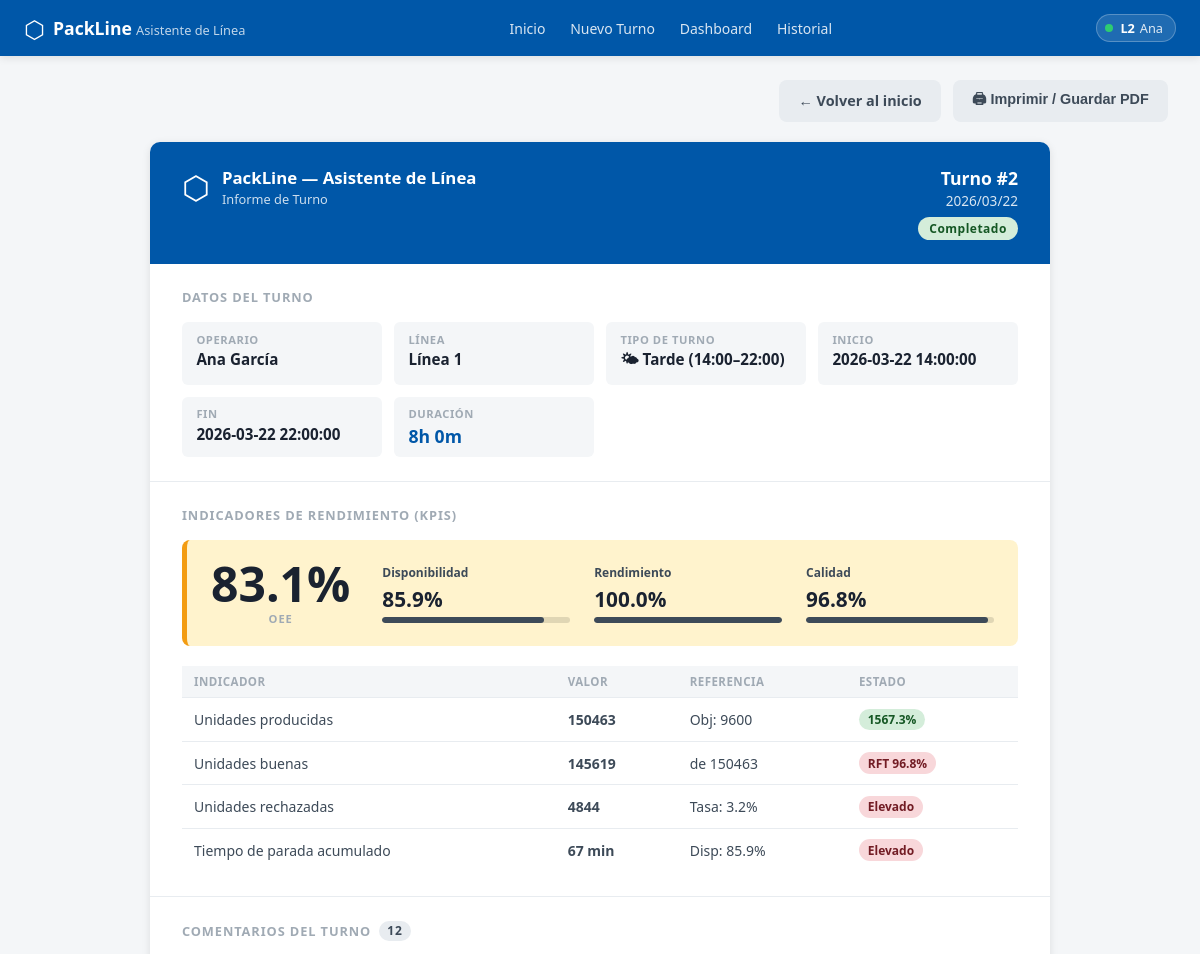
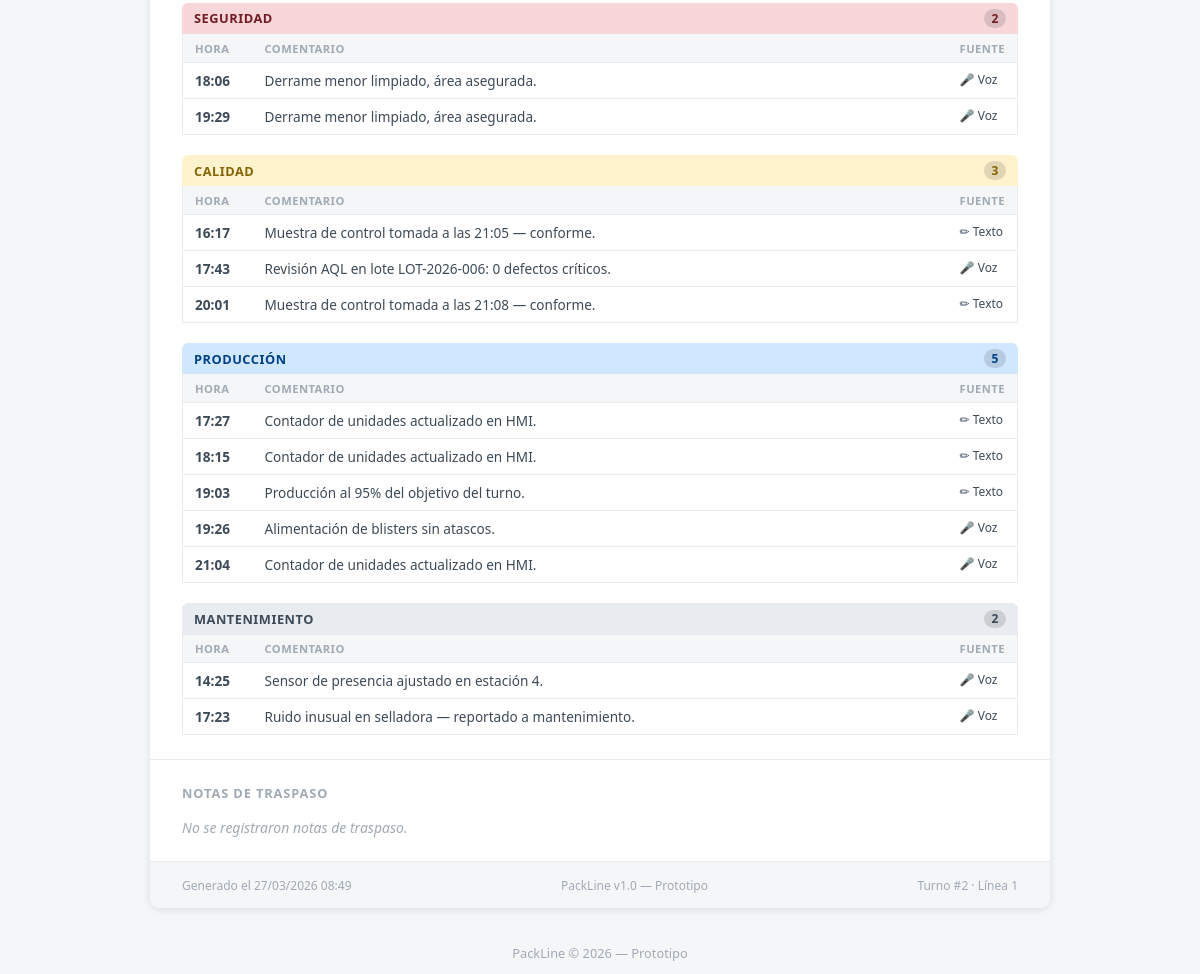
Page /shift/2/summary on the committed database (2 pictures, top to bottom).
### tables this page shows
CREATE TABLE shifts (
                id             INTEGER PRIMARY KEY AUTOINCREMENT,
                operator_id    INTEGER NOT NULL REFERENCES operators(id) ON DELETE RESTRICT,
                line_number    INTEGER NOT NULL CHECK(line_number BETWEEN 1 AND 20),
                start_time     TEXT NOT NULL DEFAULT (datetime('now')),
                end_time       TEXT,
                status         TEXT NOT NULL DEFAULT 'active'
                               CHECK(status IN ('active','completed','interrupted')),
                shift_type     TEXT NOT NULL DEFAULT 'morning'
                               CHECK(shift_type IN ('morning','afternoon','night')),
                handover_notes TEXT,
                created_at     TEXT NOT NULL DEFAULT (datetime('now'))
            );

CREATE TABLE operators (
                id           INTEGER PRIMARY KEY AUTOINCREMENT,
                name         TEXT NOT NULL,
                role         TEXT NOT NULL DEFAULT 'operator'
                             CHECK(role IN ('operator','supervisor','quality','maintenance')),
                badge_number TEXT NOT NULL UNIQUE,
                created_at   TEXT NOT NULL DEFAULT (datetime('now'))
            );

CREATE TABLE comments (
                id          INTEGER PRIMARY KEY AUTOINCREMENT,
                shift_id    INTEGER NOT NULL REFERENCES shifts(id) ON DELETE CASCADE,
                operator_id INTEGER NOT NULL REFERENCES operators(id) ON DELETE RESTRICT,
                text        TEXT NOT NULL CHECK(length(text) > 0 AND length(text) <= 2000),
                timestamp   TEXT NOT NULL DEFAULT (datetime('now')),
                category    TEXT NOT NULL DEFAULT 'production'
                            CHECK(category IN ('safety','quality','production','maintenance')),
                source      TEXT NOT NULL DEFAULT 'voice'
                            CHECK(source IN ('voice','manual'))
            );

### routes/views.py (the view)
@bp.get("/shift/<int:shift_id>/summary")
def shift_summary_view(shift_id: int):
    shift = get_shift_by_id(shift_id)
    if not shift:
        abort(404)
    comments = get_comments_by_shift(shift_id)
    kpi = calculate_oee(shift_id)
    by_category: dict = {}
    for c in comments:
        by_category.setdefault(c["category"], []).append(c)
    from datetime import datetime, timezone
    start_dt = datetime.fromisoformat(shift["start_time"])
    if shift["end_time"]:
        end_dt = datetime.fromisoformat(shift["end_time"])
    else:
        end_dt = datetime.now(timezone.utc).replace(tzinfo=None)
    duration_min = int((end_dt - start_dt).total_seconds() / 60)
    duration_h = duration_min // 60
    duration_m = duration_min % 60
    generation_date = datetime.now().strftime("%d/%m/%Y %H:%M")
    return render_template(
        "shift/summary.html",
        shift=shift,
        kpi=kpi,
        comments=comments,
        by_category=by_category,
        duration_h=duration_h,
        duration_m=duration_m,
        generation_date=generation_date,
    )

### templates/shift/summary.html (shortened to what this page needs)
{% extends "base.html" %}
{% block content %}
<div class="no-print" style="display:flex; gap:0.75rem; justify-content:flex-end; margin-bottom:1.25rem; flex-wrap:wrap;">
  <a href="{{ url_for('views.index') }}" class="btn btn--secondary">← Volver al inicio</a>
  <button class="btn btn--secondary" onclick="window.print()">🖨 Imprimir / Guardar PDF</button>
</div>
<div class="report" id="shift-report">
  <div class="report-header">
    <div class="report-header__brand">
      <span class="report-header__logo">⬡</span>
      <div>
        <div class="report-header__company">PackLine — Asistente de Línea</div>
        <div class="report-header__subtitle">Informe de Turno</div>
      </div>
    </div>
    <div class="report-header__meta">
      <div class="report-header__id">Turno #{{ shift.id }}</div>
      <div class="report-header__date">{{ shift.start_time[:10] | replace('-', '/') }}</div>
      <div class="report-header__status
        {% if shift.status == 'completed' %}report-header__status--ok
        {% elif shift.status == 'interrupted' %}report-header__status--warn
        {% else %}report-header__status--active{% endif %}">
        {% if shift.status == 'completed' %}Completado
        {% elif shift.status == 'interrupted' %}Interrumpido
        {% else %}Activo{% endif %}
      </div>
    </div>
  </div>
  <section class="report-section">
    <h2 class="report-section__title">Datos del Turno</h2>
    <div class="report-info-grid">
      <div class="report-info-item">
        <span class="report-info-item__label">Operario</span>
        <span class="report-info-item__value">{{ shift.operator_name }}</span>
      </div>
      <div class="report-info-item">
        <span class="report-info-item__label">Línea</span>
        <span class="report-info-item__value">Línea {{ shift.line_number }}</span>
      </div>
      <div class="report-info-item">
        <span class="report-info-item__label">Tipo de turno</span>
        <span class="report-info-item__value">
          {% if shift.shift_type == 'morning' %}☀ Mañana (06:00–14:00)
          {% elif shift.shift_type == 'afternoon' %}🌤 Tarde (14:00–22:00)
          {% else %}🌙 Noche (22:00–06:00){% endif %}
        </span>
      </div>
      <div class="report-info-item">
        <span class="report-info-item__label">Inicio</span>
        <span class="report-info-item__value">{{ shift.start_time | replace('T',' ') }}</span>
      </div>
      <div class="report-info-item">
        <span class="report-info-item__label">Fin</span>
        <span class="report-info-item__value">
          {{ shift.end_time | replace('T',' ') if shift.end_time else '—' }}
        </span>
      </div>
      <div class="report-info-item">
        <span class="report-info-item__label">Duración</span>
        <span class="report-info-item__value report-info-item__value--highlight">
          {{ duration_h }}h {{ duration_m }}m
        </span>
      </div>
    </div>
  </section>
  <section class="report-section">
    <h2 class="report-section__title">Indicadores de Rendimiento (KPIs)</h2>
    <div class="report-oee-banner
      {% if kpi.oee >= 85 %}report-oee-banner--good
      {% elif kpi.oee >= 60 %}report-oee-banner--warn
      {% else %}report-oee-banner--bad{% endif %}">
      <div class="report-oee-banner__main">
        <span class="report-oee-banner__value">{{ kpi.oee }}%</span>
        <span class="report-oee-banner__label">OEE</span>
      </div>
      <div class="report-oee-banner__breakdown">
        <div class="report-oee-factor">
          <span class="report-oee-factor__name">Disponibilidad</span>
          <span class="report-oee-factor__value">{{ kpi.availability }}%</span>
          <div class="report-oee-factor__bar">
            {% set w = kpi.availability if kpi.availability <= 100 else 100 %}
            <div style="width:{{ w }}%"></div>
          </div>
        </div>
        <div class="report-oee-factor">
          <span class="report-oee-factor__name">Rendimiento</span>
          <span class="report-oee-factor__value">{{ kpi.performance }}%</span>
          <div class="report-oee-factor__bar">
            {% set w = kpi.performance if kpi.performance <= 100 else 100 %}
            <div style="width:{{ w }}%"></div>
          </div>
        </div>
        <div class="report-oee-factor">
          <span class="report-oee-factor__name">Calidad</span>
          <span class="report-oee-factor__value">{{ kpi.quality }}%</span>
          <div class="report-oee-factor__bar">
            {% set w = kpi.quality if kpi.quality <= 100 else 100 %}
            <div style="width:{{ w }}%"></div>
          </div>
        </div>
      </div>
    </div>
    <table class="report-kpi-table">
      <thead>
        <tr>
          <th>Indicador</th>
          <th>Valor</th>
          <th>Referencia</th>
          <th>Estado</th>
        </tr>
      </thead>
      <tbody>
        <tr>
          <td>Unidades producidas</td>
          <td><strong>{{ kpi.total_units_produced | int }}</strong></td>
          <td>Obj: {{ kpi.target_units | int }}</td>
          <td>
            {% if kpi.target_units > 0 %}
              {% set pct = (kpi.total_units_produced / kpi.target_units * 100) | round(1) %}
              <span class="report-badge
                {% if pct >= 95 %}report-badge--good
                {% elif pct >= 80 %}report-badge--warn
                {% else %}report-badge--bad{% endif %}">
                {{ pct }}%
              </span>
            {% else %}—{% endif %}
          </td>
        </tr>
        <tr>
          <td>Unidades buenas</td>
          <td><strong>{{ kpi.good_units | int }}</strong></td>
          <td>de {{ kpi.total_units_produced | int }}</td>
          <td>
            <span class="report-badge
              {% if kpi.right_first_time_pct >= 99 %}report-badge--good
              {% elif kpi.right_first_time_pct >= 97 %}report-badge--warn
              {% else %}report-badge--bad{% endif %}">
              RFT {{ kpi.right_first_time_pct }}%
            </span>
          </td>
        </tr>
        <tr>
          <td>Unidades rechazadas</td>
          <td><strong>{{ kpi.total_units_rejected | int }}</strong></td>
          <td>Tasa: {{ kpi.reject_rate_pct }}%</td>
          <td>
            <span class="report-badge
              {% if kpi.reject_rate_pct <= 1 %}report-badge--good
              {% elif kpi.reject_rate_pct <= 3 %}report-badge--warn
              {% else %}report-badge--bad{% endif %}">
              {% if kpi.reject_rate_pct <= 1 %}Óptimo
              {% elif kpi.reject_rate_pct <= 3 %}Aceptable
              {% else %}Elevado{% endif %}
            </span>
          </td>
        </tr>
        <tr>
          <td>Tiempo de parada acumulado</td>
          <td><strong>{{ kpi.total_downtime_minutes | int }} min</strong></td>
          <td>Disp: {{ kpi.availability }}%</td>
          <td>
            <span class="report-badge
              {% if kpi.total_downtime_minutes <= 30 %}report-badge--good
              {% elif kpi.total_downtime_minutes <= 60 %}report-badge--warn
              {% else %}report-badge--bad{% endif %}">
              {% if kpi.total_downtime_minutes <= 30 %}Normal
              {% elif kpi.total_downtime_minutes <= 60 %}Moderado
              {% else %}Elevado{% endif %}
            </span>
          </td>
        </tr>
      </tbody>
    </table>
  </section>
  <section class="report-section">
    <h2 class="report-section__title">
      Comentarios del Turno
      <span class="report-section__count">{{ comments | length }}</span>
    </h2>
    {% set cat_meta = {
      'safety':      ('Seguridad',      'report-cat--red'),
      'quality':     ('Calidad',        'report-cat--orange'),
      'production':  ('Producción',     'report-cat--blue'),
      'maintenance': ('Mantenimiento',  'report-cat--gray'),
    } %}
    {% if comments | length == 0 %}
      <p class="report-empty">No se registraron comentarios en este turno.</p>
    {% else %}
      {% for cat_key in ['safety', 'quality', 'production', 'maintenance'] %}
        {% if by_category.get(cat_key) %}
        <div class="report-cat-block">
          <div class="report-cat-header {{ cat_meta[cat_key][1] }}">
            {{ cat_meta[cat_key][0] }}
            <span class="report-cat-count">{{ by_category[cat_key] | length }}</span>
          </div>
          <table class="report-comments-table">
            <thead>
              <tr><th style="width:70px">Hora</th><th>Comentario</th><th style="width:60px">Fuente</th></tr>
            </thead>
            <tbody>
              {% for c in by_category[cat_key] | sort(attribute='timestamp') %}
              <tr>
                <td class="report-time">{{ c.timestamp[11:16] }}</td>
                <td>{{ c.text }}</td>
                <td class="report-source">{{ '🎤 Voz' if c.source == 'voice' else '✏ Texto' }}</td>
              </tr>
              {% endfor %}
            </tbody>
          </table>
        </div>
        {% endif %}
      {% endfor %}
    {% endif %}
  </section>
  <section class="report-section">
    <h2 class="report-section__title">Notas de Traspaso</h2>
    {% if shift.handover_notes %}
    <div class="report-handover">{{ shift.handover_notes }}</div>
    {% else %}
    <p class="report-empty">No se registraron notas de traspaso.</p>
    {% endif %}
  </section>
  <div class="report-footer">
    <span>Generado el {{ generation_date }}</span>
    <span>PackLine v1.0 — Prototipo</span>
    <span>Turno #{{ shift.id }} · Línea {{ shift.line_number }}</span>
  </div>
</div>
{% endblock %}

### templates/base.html (shortened to what this page needs)
<!DOCTYPE html>
<html lang="es">
<head>
  <link rel="stylesheet" href="{{ url_for('static', filename='css/main.css') }}">
  <link rel="stylesheet" href="{{ url_for('static', filename='css/dashboard.css') }}">
  <link rel="stylesheet" href="{{ url_for('static', filename='css/voice.css') }}">
</head>
<body>
  <header class="topbar">
    <div class="topbar__brand">
      <span class="topbar__logo">⬡</span>
      <div>
        <span class="topbar__title">PackLine</span>
        <span class="topbar__subtitle">Asistente de Línea</span>
      </div>
    </div>
    <nav class="topbar__nav" aria-label="Navegación principal">
      <a href="{{ url_for('views.index') }}"
         class="nav-link {% if request.path == '/' %}nav-link--active{% endif %}">
        Inicio
      </a>
      <a href="{{ url_for('views.shift_start') }}"
         class="nav-link {% if request.path == '/shift/start' %}nav-link--active{% endif %}">
        Nuevo Turno
      </a>
      <a href="{{ url_for('views.dashboard') }}"
         class="nav-link {% if request.path == '/dashboard' %}nav-link--active{% endif %}">
        Dashboard
      </a>
      <a href="{{ url_for('views.shifts_history') }}"
         class="nav-link {% if request.path == '/shifts' %}nav-link--active{% endif %}">
        Historial
      </a>
    </nav>
    <div class="topbar__shifts">
      {% if navbar_active_shifts %}
        {% for s in navbar_active_shifts %}
        <a href="{{ url_for('views.shift_active', shift_id=s.shift_id) }}"
           class="topbar__shift-pill
             {% if '/shift/' ~ s.shift_id ~ '/' in request.path %}topbar__shift-pill--current{% endif %}"
           title="Ver turno activo — Línea {{ s.line_number }}">
          <span class="topbar__shift-dot"></span>
          <span class="topbar__shift-text">
            L{{ s.line_number }}
            <span class="topbar__shift-name">{{ s.operator_name.split()[0] }}</span>
          </span>
        </a>
        {% endfor %}
      {% else %}
        <a href="{{ url_for('views.shift_start') }}" class="topbar__no-shift">
          + Iniciar turno
        </a>
      {% endif %}
    </div>
  </header>
  <main class="main-content">
    {% block content %}{% endblock %}
  </main>
  <footer class="footer">
    <span>PackLine © 2026 — Prototipo</span>
  </footer>
</body>
</html>

### rows in the picture
shifts: line_number "2", operator_name "Ana"
shifts: id "2", start_time "2026/03/22", line_number "1", start_time "2026-03-22 14:00:00", end_time "2026-03-22 22:00:00"
operators: operator_name "Ana García"
comments: timestamp "18:06", text "Derrame menor limpiado, área asegurada.", source "🎤 Voz"
comments: timestamp "19:29", text "Derrame menor limpiado, área asegurada.", source "🎤 Voz"
comments: timestamp "16:17", text "Muestra de control tomada a las 21:05 — conforme.", source "✏ Texto"
comments: timestamp "17:43", text "Revisión AQL en lote LOT-2026-006: 0 defectos críticos.", source "🎤 Voz"
comments: timestamp "20:01", text "Muestra de control tomada a las 21:08 — conforme.", source "✏ Texto"
comments: timestamp "17:27", text "Contador de unidades actualizado en HMI.", source "✏ Texto"
comments: timestamp "18:15", text "Contador de unidades actualizado en HMI.", source "✏ Texto"
comments: timestamp "19:03", text "Producción al 95% del objetivo del turno.", source "✏ Texto"
comments: timestamp "19:26", text "Alimentación de blisters sin atascos.", source "🎤 Voz"
comments: timestamp "21:04", text "Contador de unidades actualizado en HMI.", source "🎤 Voz"
comments: timestamp "14:25", text "Sensor de presencia ajustado en estación 4.", source "🎤 Voz"
comments: timestamp "17:23", text "Ruido inusual en selladora — reportado a mantenimiento.", source "🎤 Voz"

### other values in the picture
{{ duration_h }} "8"
{{ duration_m }} "0"
{{ kpi.oee }} "83.1"
{{ kpi.availability }} "85.9"
{{ kpi.performance }} "100.0"
{{ kpi.quality }} "96.8"
{{ kpi.total_units_produced | int }} "150463"
{{ kpi.target_units | int }} "9600"
{{ pct }} "1567.3"
{{ kpi.good_units | int }} "145619"
{{ kpi.right_first_time_pct }} "96.8"
{{ kpi.total_units_rejected | int }} "4844"
{{ kpi.reject_rate_pct }} "3.2"
{{ kpi.total_downtime_minutes | int }} "67"
{{ comments | length }} "12"
